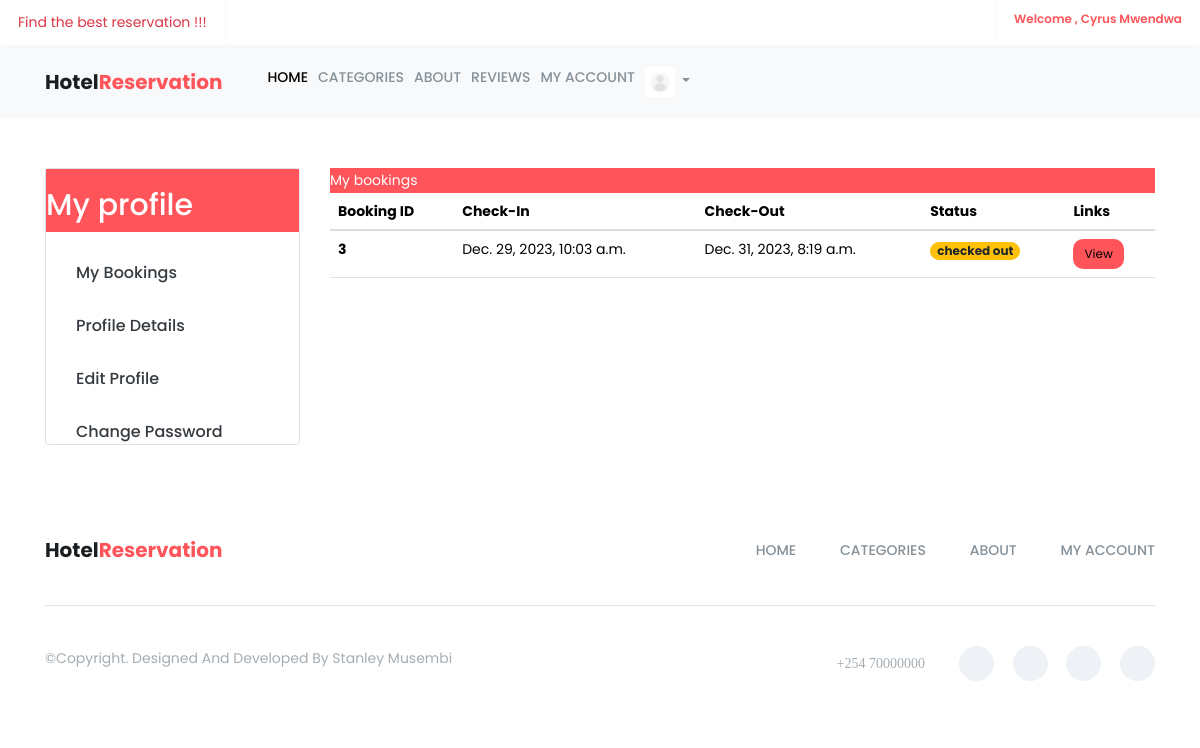
/auth/my_bookings/ (signed in), run on an earlier commit of the app's database.
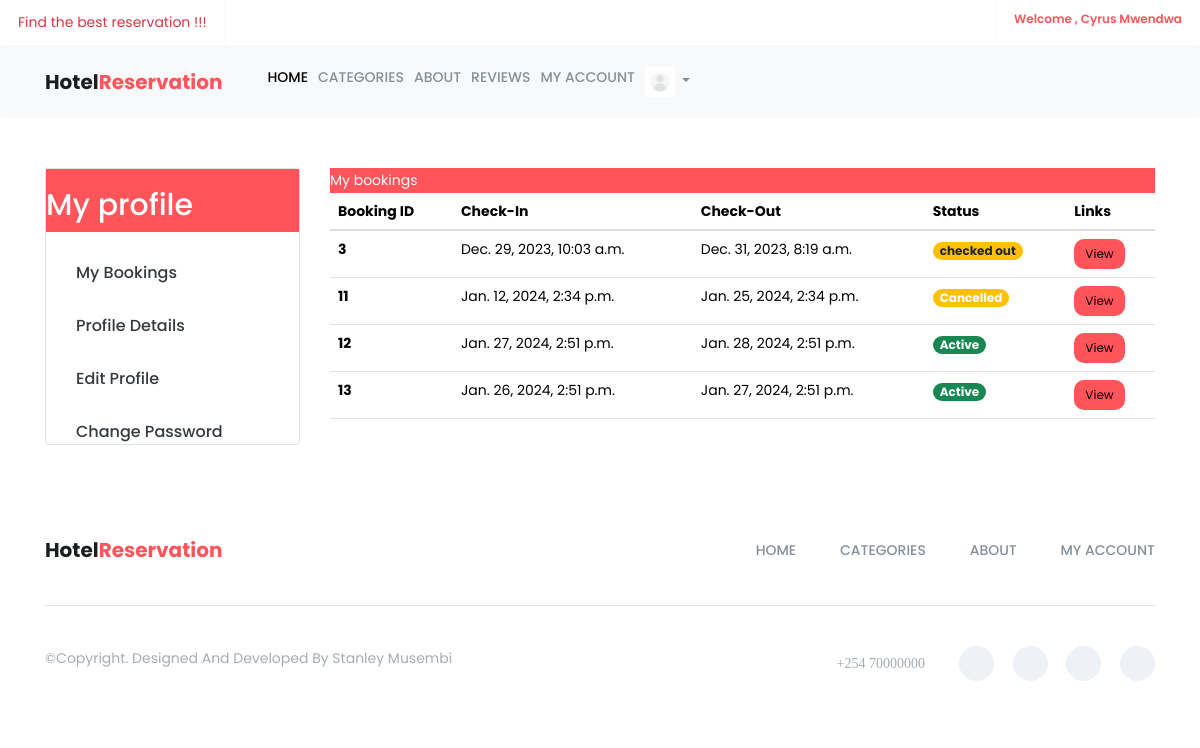
And on a later commit of the database.
### hotel/models.py (models this page shows, shortened)
class Booking(models.Model):
    room = models.ForeignKey('Room' , on_delete=models.CASCADE)
    user = models.ForeignKey('accounts.CustomUser' , on_delete=models.CASCADE)
    persons = models.IntegerField()
    check_in = models.DateTimeField()
    check_out = models.DateTimeField()
    STATUS_CHOICES = (
        ('active' , 'active') ,
        ('cancelled' , 'cancelled') ,
        ('checked out' , 'checked out')
    )
    status = models.CharField(max_length=255 , choices=STATUS_CHOICES , default='active')
    added_on = models.DateTimeField(auto_now_add=True)
    updated_on = models.DateTimeField(auto_now=True)

### accounts/views.py (the view)
# urls.py: path('my_bookings/' , my_booking , name='my_bookings'),
@login_required(login_url='accounts:login')
def my_booking(request):
    user = request.user
    bookings = Booking.objects.filter(user=user)
    context = {
        'bookings':bookings
    }
    return render(request , 'public/my_bookings.html' , context)

### templates/public/my_bookings.html (shortened to what this page needs)
{% extends 'public/base.html' %}
{% load static %}
{% block content %}
    <div class="container m-5">
        <div class="row">
             {% include 'public/profile_sidebar.html'%}
            <div class="col-md-9">
                <div class="card-header primary-bg">
                     <p class= "  text-white">My bookings </p>
                </div>
                {% if bookings %}
                    <table class="table responsive">
                        <thead>
                            <tr>
                                <th scope="col">Booking ID</th>
                                <th scope="col">Check-In</th>
                                <th scope="col">Check-Out</th>
                                <th scope="col">Status</th>
                                <th scope="col">Links</th>
                            </tr>
                        </thead>
                        <tbody>
                            {% for booking in bookings %}
                                <tr>
                                    <th scope="row">{{ booking.id }}</th>
                                    <td>{{ booking.check_in }}</td>
                                    <td>{{ booking.check_out }}</td>
                                    <td>
                                        {% if booking.status == 'active' %}
                                            <span class="badge bg-success">Active</span>
                                            {% endif %}
                                        {% if booking.status == 'cancelled' %}
                                            <span class="badge bg-warning">Cancelled</span>
                                            {% endif %}
                                        {% if booking.status == 'checked out' %}
                                            <span class="badge bg-warning text-dark">checked out</span>
                                        {% endif %}
                                    </td>
                                    <td>
                                        <a href="{% url 'accounts:booking_details' booking.id %}"><button  class="btn btn-custom btn-sm">View </button></a>
                                    </td>
                                </tr>
                            {% endfor %}
                        </tbody>
                    </table>
                {% else %}
                    <p>No bookings found.</p>
                {% endif %}
            </div>
        </div>
    </div>
{% endblock %}

What changed in the data, as far as the page shows it:
added Booking: id "11", check_in "Jan. 12, 2024, 2:34 p.m.", check_out "Jan. 25, 2024, 2:34 p.m.", status "Cancelled"
added Booking: id "12", check_in "Jan. 27, 2024, 2:51 p.m.", check_out "Jan. 28, 2024, 2:51 p.m.", status "Active"
added Booking: id "13", check_in "Jan. 26, 2024, 2:51 p.m.", check_out "Jan. 27, 2024, 2:51 p.m.", status "Active"
